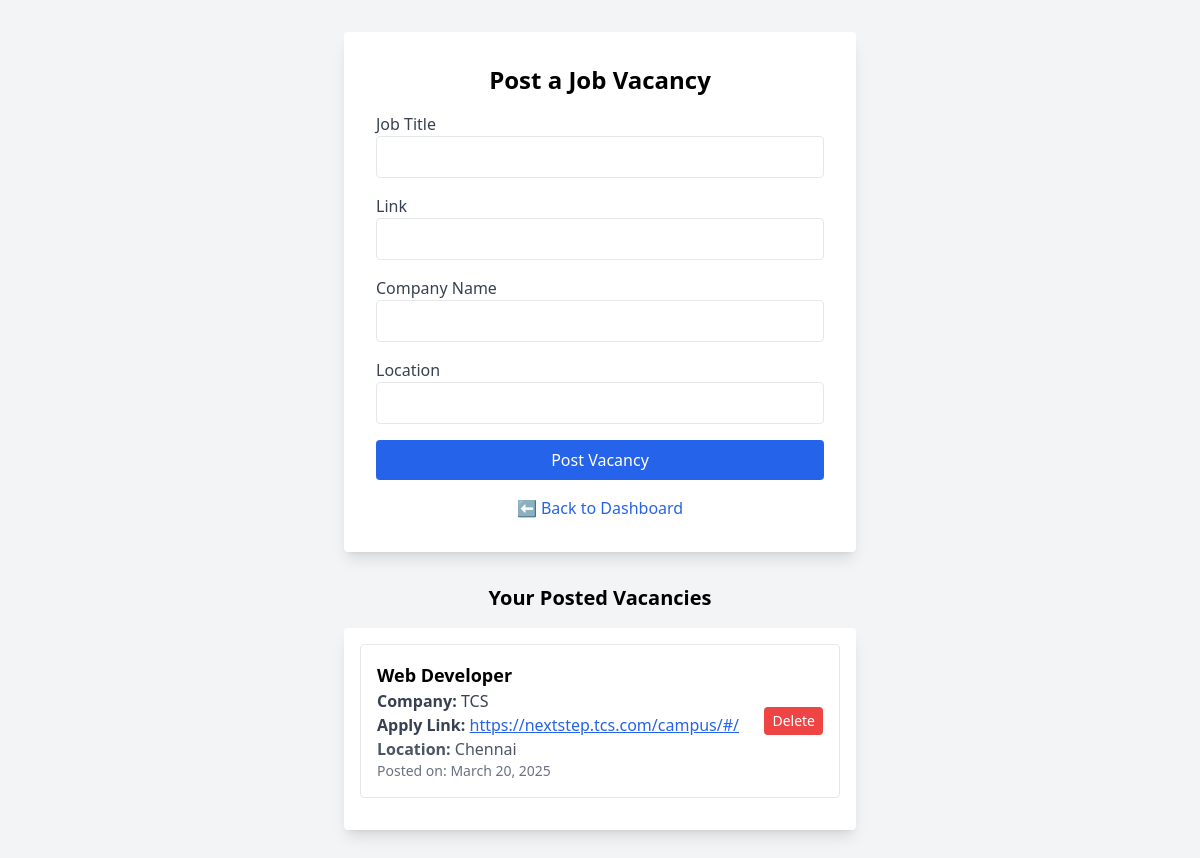
/post-vacancy/ (signed in), run on the app's committed database.
### alumni/models.py (models this page shows, shortened)
class Vacancy(models.Model):
    user = models.ForeignKey(User, on_delete=models.CASCADE)  # Link to alumni user
    title = models.CharField(max_length=255)
    description = models.TextField()
    company = models.CharField(max_length=255)
    location = models.CharField(max_length=255, blank=True, null=True)
    created_at = models.DateTimeField(auto_now_add=True)

### alumni/views.py (the view, shortened to what this page needs)
# urls.py: path("post-vacancy/", views.post_vacancy, name="post_vacancy"),
@login_required
def post_vacancy(request):
    alumni_vacancies = Vacancy.objects.filter(user=request.user).order_by('-created_at')
    return render(request, "post_vacancy.html", {"alumni_vacancies": alumni_vacancies})

### alumni/templates/post_vacancy.html (shortened to what this page needs)
<!DOCTYPE html>
<html lang="en">
<head>
    <script src="https://cdn.tailwindcss.com"></script>
</head>
<body class="bg-gray-100 flex flex-col items-center min-h-screen py-8">
    <div class="bg-white p-8 rounded shadow-lg max-w-lg w-full">
        <h2 class="text-2xl font-bold text-center mb-4">Post a Job Vacancy</h2>
        <form method="POST">
            <div class="mb-4">
                <label class="block text-gray-700 font-medium">Job Title</label>
                <input type="text" name="title" class="border p-2 w-full rounded" required>
            </div>
            <div class="mb-4">
                <label class="block text-gray-700 font-medium">Link</label>
                <input type='text' name="description" class="border p-2 w-full rounded" required>
            </div>
            <div class="mb-4">
                <label class="block text-gray-700 font-medium">Company Name</label>
                <input type="text" name="company" class="border p-2 w-full rounded" required>
            </div>
            <div class="mb-4">
                <label class="block text-gray-700 font-medium">Location</label>
                <input type="text" name="location" class="border p-2 w-full rounded">
            </div>
            <button type="submit" class="bg-blue-600 text-white py-2 px-4 rounded w-full">Post Vacancy</button>
        </form>
        <a href="{% url 'dashboard' %}" class="block text-center mt-4 text-blue-600 font-medium hover:underline">⬅ Back to Dashboard</a>
    </div>
    <div class="mt-8 max-w-lg w-full">
        <h3 class="text-xl font-bold mb-4 text-center">Your Posted Vacancies</h3>
        {% if alumni_vacancies %}
            <ul class="bg-white p-4 rounded shadow-lg">
                {% for vacancy in alumni_vacancies %}
                    <li class="mb-4 p-4 border rounded flex justify-between items-center">
                        <div>
                            <h4 class="text-lg font-bold">{{ vacancy.title }}</h4>
                            <p class="text-gray-700"><strong>Company:</strong> {{ vacancy.company }}</p>
                            <p class="text-gray-700"><strong>Apply Link:</strong>
                                <a href="{{ vacancy.description }}" target="_blank" class="text-blue-600 underline">
                                    {{ vacancy.description }}
                                </a>
                            </p>
                            <p class="text-gray-600"><strong>Location:</strong> {{ vacancy.location|default:"Not specified" }}</p>
                            <p class="text-gray-500 text-sm">Posted on: {{ vacancy.created_at|date:"F j, Y" }}</p>
                        </div>
                        <form method="POST" action="{% url 'delete_vacancy' vacancy.id %}">
                            <button type="submit" class="bg-red-500 text-white py-1 px-2 rounded text-sm">Delete</button>
                        </form>
                    </li>
                {% endfor %}
            </ul>
        {% else %}
            <p class="text-gray-500 text-center mt-4">No vacancies posted yet.</p>
        {% endif %}
    </div>
</body>
</html>

### data on the page
Vacancy: title "Web Developer", company "TCS", description "https://nextstep.tcs.com/campus/#/", location "Chennai", created_at "March 20, 2025"
